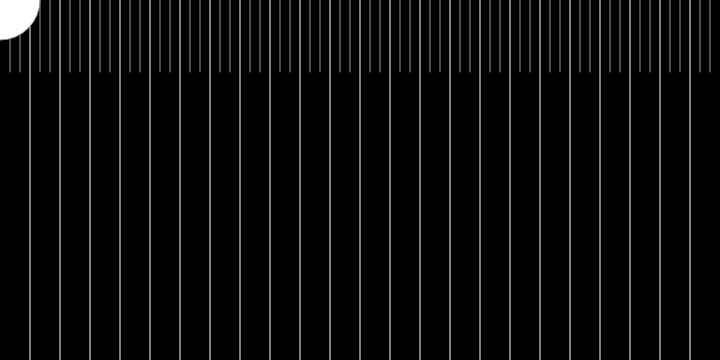
Frame 1 (no input)
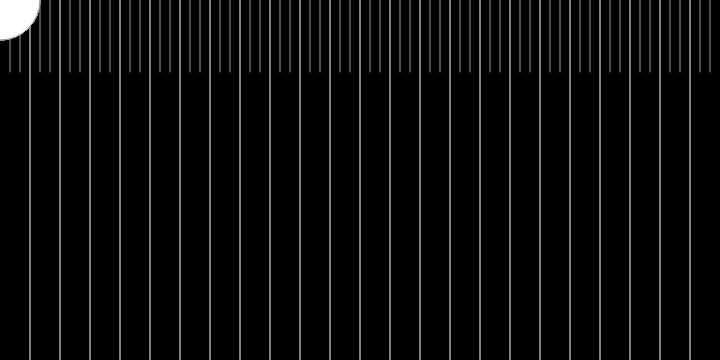
Frame 60 (no input)
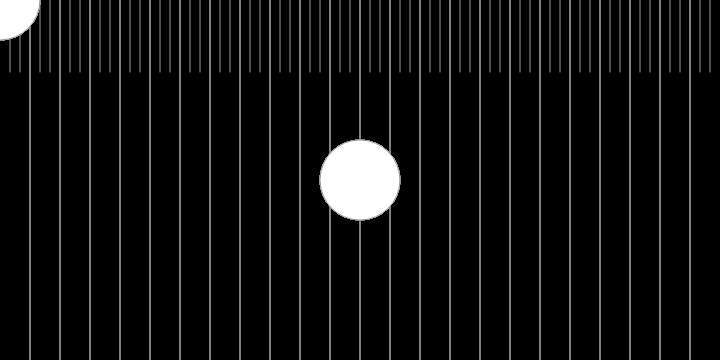
Frame 120 (the mouse pressed at the canvas centre since frame 60)

The p5.js sketch that drew these frames (run headless with seeded random() and noise() and a simulated clock; from frame 60 on, the mouse is pressed at the canvas centre):

// p5.js sketch
// ── sketch.js
function setup() {



  createCanvas(720, 360);
  background(0);

  for(var i = 10; i < width; i += 10) {
    // If 'i' divides by 20 with no remainder draw the first line
    // else draw the second line
    if(i%30 == 0) {
      stroke(255);
      line(i, 0, i, height);
    } else {
      stroke(153);
      line(i, 0, i, 72);
    }
  }

}

function draw() {
  // if (mouseIsPressed) {
  //   fill(255, 204, 0)
  // } else {
  //   fill(173, 20, 109)
  // }

  ellipse(mouseX, mouseY, 80, 80)
}

function keyPressed() {
  if (keyCode === LEFT_ARROW) {
    fill(221, 155, 13)
  }
  if (keyCode === RIGHT_ARROW) {
    fill(255 )
  }
}
function keyTyped() {
  if (key === 'a') {
fill(0)
  } else if (key === 'b') {
fill(133)
  }
  // uncomment to prevent any default behavior
  // return false;
}
